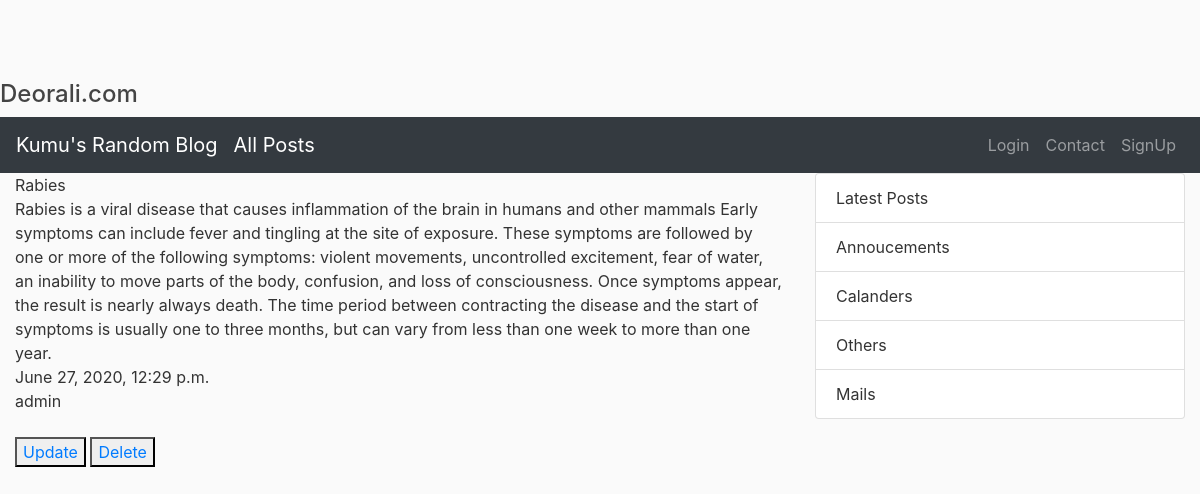
Page /postdetail/21/ on the committed database.
### blogs/models.py (models this page shows, shortened)
class Post(models.Model):
	title=models.CharField(max_length=100)
	content=RichTextField()
	date_post=models.DateTimeField(default=timezone.now)
	author=models.ForeignKey(User, on_delete=models.CASCADE)

### blogs/views.py (the view)
# urls.py: path('postdetail/<int:pk>/',PostDetailView.as_view(),name='postsdetail'),
class PostDetailView(DetailView):
	model=Post
	template_name='blogs/post_detail.html'
	context_object_name='o'

### blogs/templates/blogs/post_detail.html (shortened to what this page needs)
{% extends "blogs/base.html" %}
{% block content %}
  {{o.title}}<br>
  {{o.content}}<br>
  {{o.date_post}}<br>
  {{o.author}}<br><br>
<button><a href="{% url 'postupdate' o.id %}">Update</a></button>
<button><a href="{% url 'postdelete' o.id %}">Delete</a></button>
{% endblock %}

### blogs/templates/blogs/base.html (style rules this page uses)
body { background: #fafafa; color: #333333; margin-top: 5rem; }

### rows in the picture
Post: title "Rabies", content "Rabies is a viral disease that causes inflammation of the brain in humans and other mammals Early symptoms can include fever and tingling at the site of exposure. These symptoms are followed by one or more of the following symptoms: violent movements, uncontrolled excitement, fear of water, an inability to move parts of the body, confusion, and loss of consciousness. Once symptoms appear, the result is nearly always death. The time period between contracting the disease and the start of symptoms is usually one to three months, but can vary from less than one week to more than one year.", date_post "June 27, 2020, 12:29 p.m.", author "admin"
